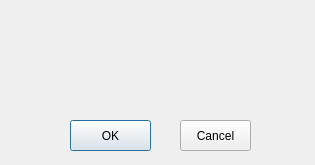
<?xml version="1.0" encoding="UTF-8"?>
<ui version="4.0">
 <class>confirmpage</class>
 <widget class="QDialog" name="confirmpage">
  <property name="geometry">
   <rect>
    <x>0</x>
    <y>0</y>
    <width>315</width>
    <height>165</height>
   </rect>
  </property>
  <property name="windowTitle">
   <string>Dialog</string>
  </property>
  <widget class="QLabel" name="label">
   <property name="geometry">
    <rect>
     <x>20</x>
     <y>0</y>
     <width>281</width>
     <height>111</height>
    </rect>
   </property>
   <property name="font">
    <font>
     <pointsize>18</pointsize>
    </font>
   </property>
   <property name="text">
    <string/>
   </property>
  </widget>
  <widget class="QPushButton" name="okButton">
   <property name="geometry">
    <rect>
     <x>70</x>
     <y>120</y>
     <width>81</width>
     <height>31</height>
    </rect>
   </property>
   <property name="text">
    <string>OK</string>
   </property>
  </widget>
  <widget class="QPushButton" name="cancelButton">
   <property name="geometry">
    <rect>
     <x>180</x>
     <y>120</y>
     <width>71</width>
     <height>31</height>
    </rect>
   </property>
   <property name="text">
    <string>Cancel</string>
   </property>
  </widget>
 </widget>
 <resources/>
 <connections/>
</ui>
